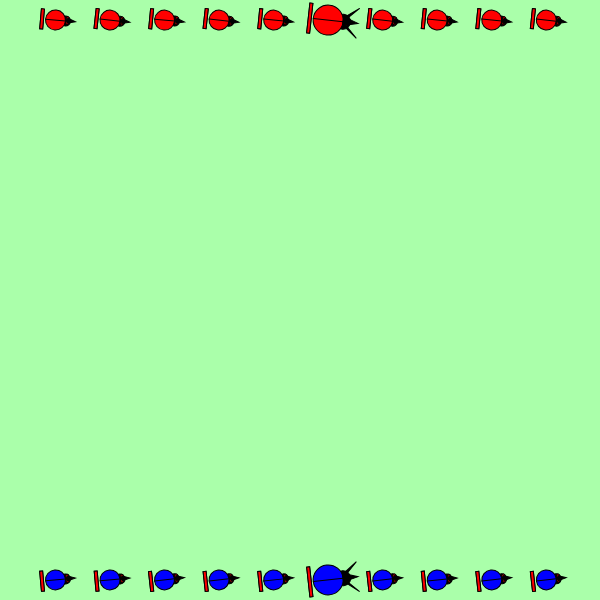
Frame 1 (no input)
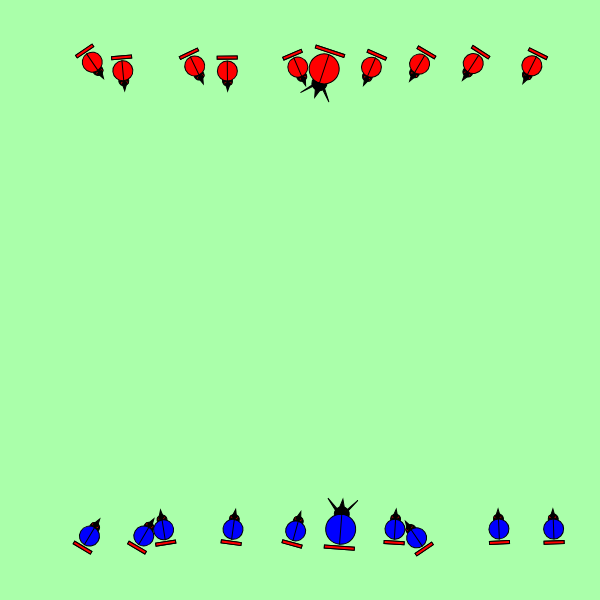
Frame 60 (no input)
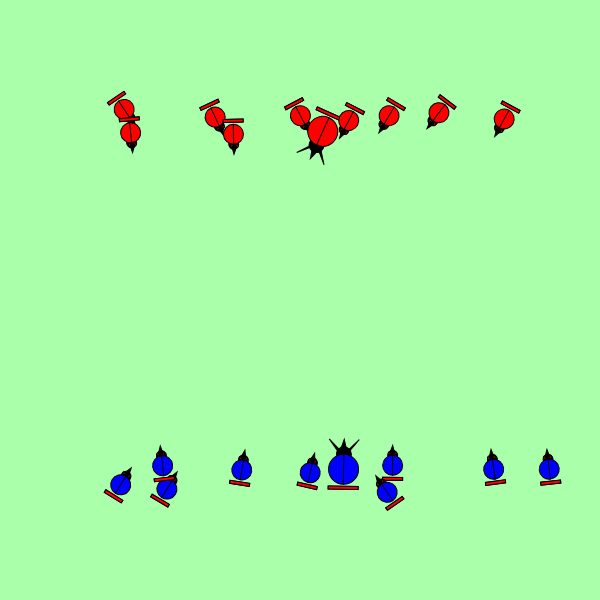
Frame 120 (the mouse pressed at the canvas centre since frame 60)

The p5.js sketch that drew these frames (run headless with seeded random() and noise() and a simulated clock; from frame 60 on, the mouse is pressed at the canvas centre):

// p5.js sketch
// ── sketch.js
const width = 600;
const height = 600;
const bugSize = 20;
const leaderBugSize = 30;
const nTroops = 10;

let battleGround = null; 

function setupTeam(team, teamColor, nTroops) {
    for (let i = 0; i < nTroops; i++) {
        if (i == nTroops / 2) {
            const leaderBug = new LeaderBug(teamColor, 0, 0, leaderBugSize);
            const leaderHorn = new LeaderHorn(leaderBugSize >> 1, color(0, 0, 0));
            leaderBug.addHorn(leaderHorn);
            battleGround.addBug(leaderBug, team);
        } else {
            const bug = new Bug(teamColor, 0, 0, bugSize);
            const horn = new SingleHorn(bugSize >> 1, color(0, 0, 0));
            bug.addHorn(horn);
            battleGround.addBug(bug, team);
        }
    }
}

function setup(){
    createCanvas(width, height);
   
    battleGround = new BattleGround(0, 0, width, height, nTroops);
    
    // team 1 setup
    setupTeam(1, color(255, 0, 0), nTroops);
    
    // team 2 setup
    setupTeam(2, color(0, 0, 255), nTroops);

    battleGround.initTargets();
}

function draw(){
    background("#afa"); 
    battleGround.draw();
}
// ── battle-ground.js
class BattleGround {
    constructor(x, y, width, height, nTroops){ 
        this.x = x;
        this.y = y;
        this.width = width;
        this.height = height;       
        this.nTroops = nTroops;
        
        const stepSize = this.width / (nTroops + 1);
        this.startpos1 = [];
        this.startpos2 = [];
        // init start positions of bugs
        for (let i = 0; i < nTroops; i++) {
            this.startpos1.push(createVector(stepSize * (i + 1), 20));
            this.startpos2.push(createVector(stepSize * (i + 1), this.height - 20));
        }

        this.team1 = [];
        this.team2 = [];

        this.collideEffects = [];
    }

    addBug(bug, team = 1) {
        if (team === 1) {
            this.team1.push(bug);
            bug.x = this.startpos1[this.team1.length - 1].x;
            bug.y = this.startpos1[this.team1.length - 1].y;
        } else {
            this.team2.push(bug);
            bug.x = this.startpos2[this.team2.length - 1].x;
            bug.y = this.startpos2[this.team2.length - 1].y;
        }
    }

    initTargets(){
        for (let i = 0; i < this.team1.length; i++) {
            if (this.team2.length > 0) {
                const randomBug = this.team2[floor(random(this.team2.length))];
                this.team1[i].target = randomBug;
            }
        }

        for (let i = 0; i < this.team2.length; i++) {
            if (this.team1.length > 0) {
                const randomBug = this.team1[floor(random(this.team1.length))];
                this.team2[i].target = randomBug;
            }
        }
    }

    battleProcess() {
        const battles = [];

        // combine all bugs in team1 and team2 to check collision and overlapping
        const allBugs = [...this.team1, ...this.team2];
        for (let i = 0; i < allBugs.length; i++) {
            for (let j = i + 1; j < allBugs.length; j++) {
                const d = dist(allBugs[i].x, allBugs[i].y, allBugs[j].x, allBugs[j].y);
                const collideDist = allBugs[i].size / 2 + allBugs[j].size / 2;
                if (d < collideDist) {
                    if (allBugs[i].color !== allBugs[j].color) {
                        battles.push([allBugs[i], allBugs[j]]);
                    }
                    // adjust the position of the bugs to avoid overlapping
                    const diff = p5.Vector.sub(createVector(allBugs[j].x, allBugs[j].y), createVector(allBugs[i].x, allBugs[i].y));
                    diff.setMag(3);
                    allBugs[i].x -= diff.x;
                    allBugs[i].y -= diff.y;
                    allBugs[j].x += diff.x;
                    allBugs[j].y += diff.y;
                }
            }
        }

        for (let i = 0; i < battles.length; i++) {
            const bug1 = battles[i][0];
            const bug2 = battles[i][1];
            if (bug1.target === bug2) {
                bug2.hpLeft -= random(10);
                this.collideEffects.push(new CollideEffect(bug2.x, bug2.y, bugSize/2, bug2.color));
            }
            if (bug2.target === bug1) {
                bug1.hpLeft -= random(10);
                this.collideEffects.push(new CollideEffect(bug1.x, bug1.y, bugSize/2, bug1.color));
            }
        }

        this.team1 = this.team1.filter(bug => bug.hpLeft > 0);
        this.team2 = this.team2.filter(bug => bug.hpLeft > 0);
    }

    draw(){
        this.battleProcess();

        push();
        translate(this.x, this.y);

        if (this.team1.length == 0 && this.team2.length == 0) {
            return;
        } else if (this.team1.length == 0) {
            // set all bugs in team2 to stop
            this.team2.forEach(bug => {
                bug.velocity = createVector(0, 0)
                bug.draw();
            });
        } 
        else if (this.team2.length == 0) {
            // set all bugs in team1 to stop
            this.team1.forEach(bug => {
                bug.velocity = createVector(0, 0)
                bug.draw();
            });
        } else {
            this.team1.forEach(bug => {
                if (bug.target === null || bug.target.hpLeft <= 0) {
                    bug.target = this.team2[floor(random(this.team2.length))];
                }
                bug.seek(bug.target);
                bug.update();
                bug.draw();
            });

            this.team2.forEach(bug => {
                if (bug.target === null || bug.target.hpLeft <= 0) {
                    bug.target = this.team1[floor(random(this.team1.length))];
                }
                bug.seek(bug.target);
                bug.update();
                bug.draw();
            });
        }

        pop();

        // draw collide effects
        this.collideEffects.forEach(effect => {
            effect.update();
            effect.draw();
        });

        this.collideEffects = this.collideEffects.filter(effect => effect.alpha > 0);
    }
}
// ── bug.js
class Bug {
    constructor(color, x, y, size = 20, angle = 0) {
        this.color = color;
        this.x = x;
        this.y = y;
        this.size = size;
        this.angle = angle;
        this.speed = 1;
        this.velocity = createVector(cos(this.angle) * this.speed, sin(this.angle) * this.speed);
        this.acceleration = createVector(0, 0);
        this.target = null;

        // equipments and attributes
        this.horn = null;
        this.armor = null;        
        this.level = -1;
        this.levelUp();
    }    

    addHorn(horn) {
        this.horn = horn;
    }

    addArmor(armor) {
        this.armor = armor;
    }

    levelUp() {
        this.level++;
        this.hp = TroopLevels[this.level].hp;
        this.hpLeft = TroopLevels[this.level].hp;
        this.atk = TroopLevels[this.level].atk;
        this.def = TroopLevels[this.level].def;
    }

    update() {
        this.velocity.add(this.acceleration);
        this.velocity.limit(this.speed);
        this.x += this.velocity.x;
        this.y += this.velocity.y;
        this.angle = this.velocity.heading();
        this.acceleration.mult(0);
    } 

    addForce(force) {
        this.acceleration.add(force);
    }

    seek(target) {
        const desired = p5.Vector.sub(createVector(target.x, target.y), createVector(this.x, this.y));
        desired.setMag(this.speed);
        const steer = p5.Vector.sub(desired, this.velocity);
        this.addForce(steer.mult(0.1));        
    }

    draw() {
        push();
        
        translate(this.x, this.y);
        rotate(this.angle);

        // draw head
        fill(0);
        ellipse(this.size >> 1, 0, this.size >> 1, this.size >> 1);

        // draw eyes
        fill("#f00");
        ellipse((this.size >> 1) + (this.size >> 3), -this.size >> 3, 3, 3);
        ellipse((this.size >> 1) + (this.size >> 3), this.size >> 3, 3, 3);

        // draw body
        fill(this.color);
        ellipse(0, 0, this.size, this.size);
        line(-this.size >> 1, 0, this.size >> 1, 0);

        // draw hp bar
        fill(0);
        rect((-this.size >> 1) - 5, -this.size >> 1, 3, this.size);
        fill("#f00");
        rect((-this.size >> 1) - 5, -this.size >> 1, 3, this.size * this.hpLeft / this.hp);

        // draw horn
        push();
        translate(this.size>>1, 0);
        if (this.horn != null) {
            this.horn.draw();
        }
        pop();

        // // draw a line to target
        // if (this.target != null) {
        //     stroke(0);
        //     line(0, 0, this.target.x - this.x, this.target.y - this.y);
        // }
        
        pop();        

    }
}
// ── collide-effect.js
class CollideEffect {
    constructor(x, y, size, col) {
        this.x = x;
        this.y = y;
        this.size = size;
        this.color = col;
        this.alpha = 255;
    }

    update() {
        this.alpha -= 5;
    }

    draw(){        
        noStroke();                
        fill(red(this.color), green(this.color), blue(this.color), this.alpha);
        const size = this.size * (255 - this.alpha) / 255;
        ellipse(this.x, this.y, size, size);
        stroke(0);
    }
}
// ── definitions.js
const TroopLevels = [
    { hp:100, atk:180, def: 15, upCost: 0},
    { hp:115, atk:204, def: 17, upCost: 600},
    { hp:130, atk:228, def: 19, upCost: 2400},
    { hp:145, atk:252, def: 21, upCost: 5400},
    { hp:160, atk:276, def: 23, upCost: 9600},
    { hp:175, atk:300, def: 25, upCost: 15000},
    { hp:190, atk:324, def: 27, upCost: 21600},
    { hp:205, atk:348, def: 29, upCost: 29400},
    { hp:220, atk:372, def: 31, upCost: 38400},
    { hp:235, atk:396, def: 33, upCost: 48600}
];

const LeaderLevels = [
    { hp:150, atk:228, def: 19, exp: 0},
    { hp:162, atk:252, def: 21, exp: 200},
    { hp:175, atk:288, def: 24, exp: 400},
    { hp:189, atk:336, def: 28, exp: 800},
    { hp:204, atk:396, def: 33, exp: 1600},
    { hp:220, atk:468, def: 39, exp: 3200},
    { hp:237, atk:552, def: 46, exp: 6400},
    { hp:255, atk:648, def: 54, exp: 12800},
    { hp:274, atk:756, def: 63, exp: 25600},
    { hp:294, atk:876, def: 73, exp: 51200}
];  

// ── double-horn.js
class DoubleHorn {
    constructor(size, color) {        
        this.size = size;
        this.color = color;
    }

    draw(){
        // draw horn by using triangle shape
        fill(this.color);        
        triangle(0, -this.size >> 1, 0, 0, this.size, -this.size);
        triangle(0, this.size >> 1, 0, 0, this.size, this.size);
    }
}
// ── leader-bug.js
class LeaderBug {
    constructor(color, x, y, size = 30, angle = 0) {
        this.color = color;
        this.x = x;
        this.y = y;
        this.size = size;
        this.angle = angle;
        this.speed = 1;
        this.velocity = createVector(cos(this.angle) * this.speed, sin(this.angle) * this.speed);
        this.acceleration = createVector(0, 0);
        this.target = null;

        this.hp = 100;
        this.hpLeft = 100;
        this.horn = null;
        this.armor = null;
    }

    addHorn(horn) {
        this.horn = horn;
    }

    update() {
        this.velocity.add(this.acceleration);
        this.velocity.limit(this.speed);
        this.x += this.velocity.x;
        this.y += this.velocity.y;
        this.angle = this.velocity.heading();
        this.acceleration.mult(0);
    } 

    addForce(force) {
        this.acceleration.add(force);
    }

    seek(target) {
        const desired = p5.Vector.sub(createVector(target.x, target.y), createVector(this.x, this.y));
        desired.setMag(this.speed);
        const steer = p5.Vector.sub(desired, this.velocity);
        this.addForce(steer.mult(0.1));        
    }

    draw() {
        push();
        
        translate(this.x, this.y);
        rotate(this.angle);

        // draw head
        fill(0);
        ellipse(this.size >> 1, 0, this.size >> 1, this.size >> 1);

        // draw eyes
        fill("#f00");
        ellipse((this.size >> 1) + (this.size >> 3), -this.size >> 3, 3, 3);
        ellipse((this.size >> 1) + (this.size >> 3), this.size >> 3, 3, 3);

        // draw body
        fill(this.color);
        ellipse(0, 0, this.size, this.size);
        line(-this.size >> 1, 0, this.size >> 1, 0);

        // draw hp bar
        fill(0);
        rect((-this.size >> 1) - 5, -this.size >> 1, 3, this.size);
        fill("#f00");
        rect((-this.size >> 1) - 5, -this.size >> 1, 3, this.size * this.hpLeft / this.hp);

        // draw horn
        push();
        translate(this.size>>1, 0);
        if (this.horn != null) {
            this.horn.draw();
        }
        pop();

        // // draw a line to target
        // if (this.target != null) {
        //     stroke(0);
        //     line(0, 0, this.target.x - this.x, this.target.y - this.y);
        // }
        
        pop();        

    }
}
// ── leader-horn.js
class LeaderHorn {
    constructor(size, color) {        
        this.size = size;
        this.color = color;
    }

    draw(){
        // draw horn by using triangle shape
        fill(this.color);        
        triangle(this.size >> 2, -this.size >> 2, this.size >> 2, this.size >> 2, this.size, 0);
        triangle(0, -this.size >> 2, 0, 0, this.size, -this.size);
        triangle(0, this.size >> 2, 0, 0, this.size, this.size);
    }
}
// ── single-horn.js
class SingleHorn {
    constructor(size, color) {        
        this.size = size;
        this.color = color;
    }

    draw(){
        // draw horn by using triangle shape
        fill(this.color);        
        triangle(this.size >> 2, -this.size >> 2, this.size >> 2, this.size >> 2, this.size, 0);
    }
}
